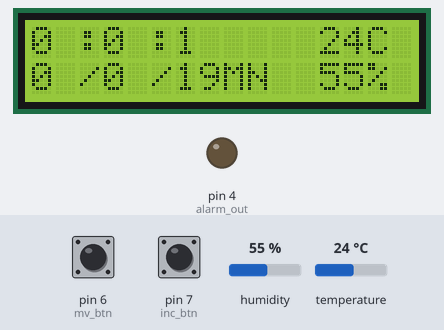
Bench run of a sketch on a simulated Arduino Uno, built with avr-gcc and run on an emulated ATmega328P. Shown: 16×2 character LCD, output pins drawn as LEDs (lit = HIGH). The inputs (shaded band) are chosen by the test bench; at power-on: pin 6 (mv_btn) LOW, pin 7 (inc_btn) LOW, humidity 55 %, temperature 24 °C.

Above: at 1.2 s.
1.3 s: pin 6 (mv_btn) pulled HIGH for 0.9 s
At 2.0 s:
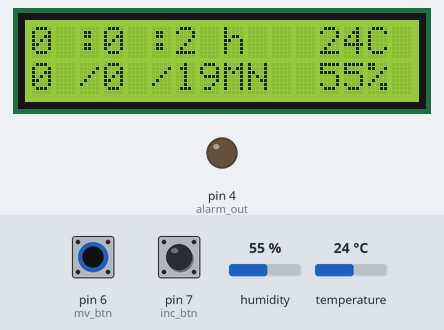
3.7 s: pin 6 (mv_btn) pulled HIGH for 3.2 s
At 4.9 s:
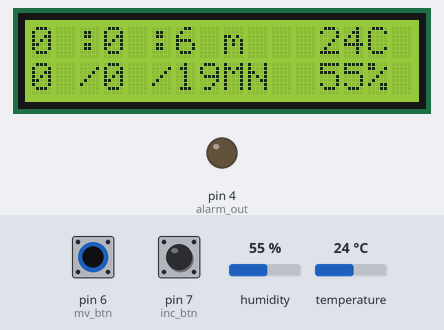
8.4 s: pin 6 (mv_btn) pulled HIGH for 0.9 s
At 9.2 s:
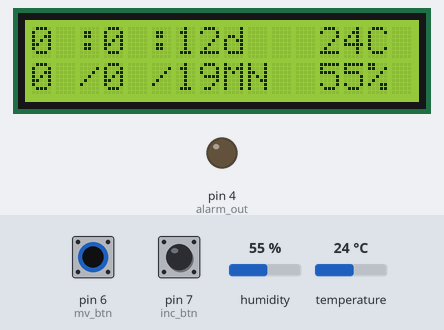
10.8 s: pin 7 (inc_btn) pulled HIGH for 0.9 s
At 11.3 s:
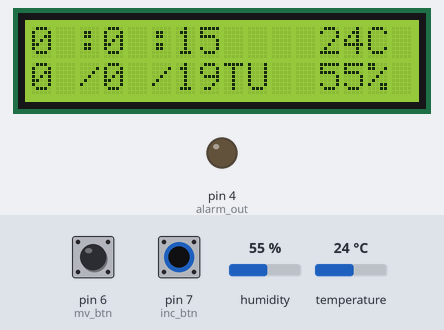
14.4 s: pin 7 (inc_btn) pulled HIGH for 3.2 s
At 14.9 s:
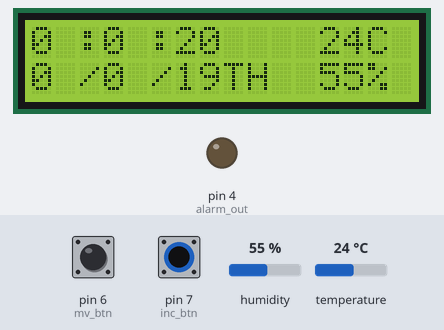
19.1 s: pin 6 (mv_btn) pulled HIGH for 0.9 s
At 20.0 s:
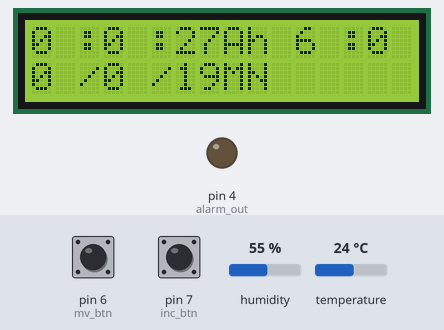
Timing chart, 0 to 22.1 s (numbered marks = the images above; inputs shaded):
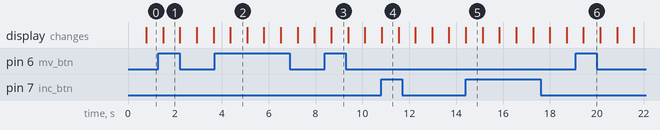

Measured:
- after the input at 1.3 s, the display: changes after 0.20 s (image 1)
- after the input at 3.7 s, the display: changes after 0.67 s (image 2)
- after the input at 8.4 s, the display: changes after 0.27 s (image 3)
- after the input at 10.8 s, the display: changes at once (image 4)
- after the input at 14.4 s, the display: changes at once (image 5)
- after the input at 19.1 s, the display: changes after 0.33 s (image 6)
- what the display in image 2 shows lasts 0.7 s, from 4.4 s to 5.1 s

The sketch:

digital_clock_2.ino
```cpp
#include<LiquidCrystal.h>
#include <dht.h>
#include <math.h>
//const int T = A0;
const int alarm_out = 4;
const int mv_btn = 6;
const int inc_btn = 7;
dht DHT;
#define DHT11_PIN 5
const int rs = 8, en = 13, d4 = 12, d5 = 11, d6 = 10, d7 = 9;
LiquidCrystal lcd(rs,en,d4,d5,d6,d7);
int sc = 0;
int mn;
int Am;
int Ah = 6;
int hr;
int D = 0;
int M = 0;
int Y = 19;
int d = 1;
int flag = 0;
const int DELAY = 687.5;//for 11Mhz occilator, change it to 1000 if u have 16Mhz oscillator

void setup(){
    lcd.begin(16,2);
    pinMode(mv_btn, INPUT);
    pinMode(inc_btn, INPUT);
    //pinMode(T, INPUT);
    pinMode(alarm_out, OUTPUT);
  }

/*double Thermister(int RawADC)
{
double Temp;
Temp = log(((10240000/RawADC) - 10000));
Temp = 1 / (0.001129148 + (0.000234125 + (0.0000000876741 * Temp * Temp ))* Temp );
Temp = Temp - 273.15;
return Temp;
}*/

  void loop(){
    int chk = DHT.read11(DHT11_PIN);
    int h = (DHT.humidity);
    //int val;
    int t = (DHT.temperature);
    //val=analogRead(T);
    //t = Thermister(val);
    sc++;
    delay(DELAY);
    lcd.clear();

    //auto_clock
    if(sc==60){
      sc = 0;
      mn++;
    }
    if(mn==60){
      mn = 0;
      sc = 0;
      hr++;
    }
    if(hr==24){
    hr = 0;
    sc = 0;
    mn = 0;
    D++;
    d++;
    }
    if(D==31){
      D = 1;
      M++;
    }
    if(M==13){
      D = 1;
      M = 1;
      Y++;
    }
    if(d==8) d = 1;
    if(Ah==24) Ah = 0;
    if(Am==60) Am = 0;

    //manual_time_setting
    if(digitalRead(mv_btn)==HIGH){
      flag++;
      if(flag==1){//hr_increment
        lcd.setCursor(8,0);
        lcd.print("h");
      }
      if(flag==2){//min_increment
        lcd.setCursor(8,0);
        lcd.print("m");
      }
      if(flag==3){
        lcd.setCursor(8,0);
        lcd.print("D");
      }
      if(flag==4){
        lcd.setCursor(8,0);
        lcd.print("M");
      }
      if(flag==5){
        lcd.setCursor(8,0);
        lcd.print("Y");
      }
      if(flag==6){
        lcd.setCursor(8,0);
        lcd.print("d");
      }
      if(flag==7){
        lcd.setCursor(8,0);
        lcd.print("Ah");
      }
      if(flag==8){
        lcd.setCursor(8,0);
        lcd.print("Am");
      }
      if(flag==9) flag = 0;//resetting setting variable
    }
    if(digitalRead(inc_btn)==HIGH){
      if(flag==1) hr++;
      if(flag==2) mn++;
      if(flag==3) D++;
      if(flag==4) M++;
      if(flag==5) Y++;
      if(flag==6) d++;
      if(flag==7) Ah++;
      if(flag==8) Am++;
    }

    //time_placements
    lcd.setCursor(0,0);
    lcd.print(hr);

    lcd.setCursor(2,0);
    lcd.print(":");
    lcd.setCursor(3,0);
    lcd.print(mn);

    lcd.setCursor(5,0);
    lcd.print(":");
    lcd.setCursor(6,0);
    lcd.print(sc);

    //data_placements
    lcd.setCursor(0,1);
    lcd.print(D);

    lcd.setCursor(2,1);
    lcd.print("/");
    lcd.setCursor(3,1);
    lcd.print(M);

    lcd.setCursor(5,1);
    lcd.print("/");
    lcd.setCursor(6,1);
    lcd.print(Y);

    lcd.setCursor(8,1);
    switch(d){
      case 1: lcd.print("MN");break;
      case 2: lcd.print("TU");break;
      case 3: lcd.print("WE");break;
      case 4: lcd.print("TH");break;
      case 5: lcd.print("FR");break;
      case 6: lcd.print("SA");break;
      case 7: lcd.print("SU");break;
      default : lcd.print("MN");break;
    }
    if((flag==7)|(flag==8))
    {
        lcd.setCursor(11, 0);
        lcd.print(Ah);
        lcd.setCursor(13,0);
        lcd.print(":");
        lcd.setCursor(14,0);
        lcd.print(Am);
    }
    else{
      lcd.setCursor(12,0);
      lcd.print(t);
      lcd.print("C");
      lcd.setCursor(12,1);
      lcd.print(h);
      lcd.print("%");
    }
    if((hr==Ah)&(mn==Am)) digitalWrite(alarm_out, HIGH);
    else digitalWrite(alarm_out, LOW);
}
```
